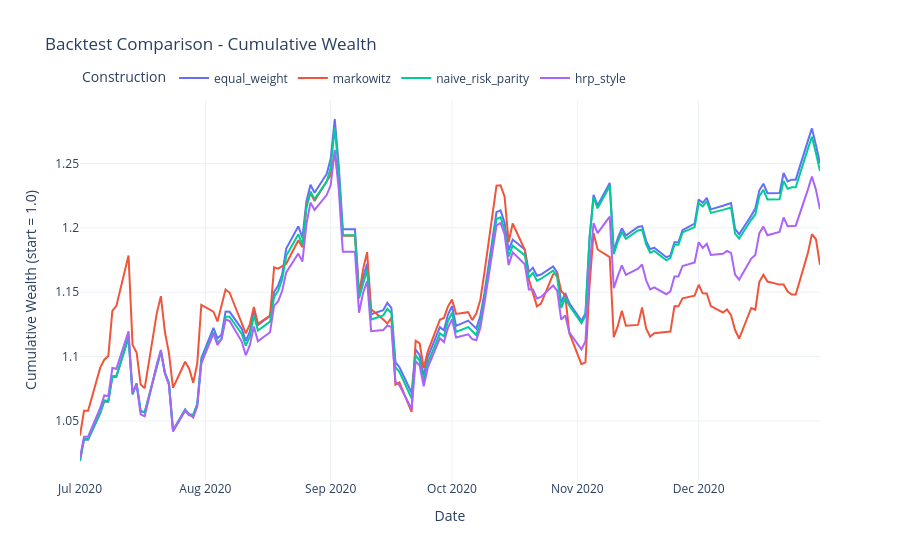

Notebook code for this chart:
### Markdown cell above
## 9. Save individual figures as HTML

### Code cell
viz.plot_weights_bar("markowitz", save_html=True)
viz.plot_backtest("markowitz", save_html=True)
viz.plot_mc_distribution("markowitz", save_html=True)
viz.plot_backtest_comparison(save_html=True)

### Figure 1 — Plotly figure (JSON) as saved in the notebook; plotly's stock layout.template omitted (floating-point values rounded to 4 significant figures; data arrays with more than 128 entries replaced by an {"elided": "..."} marker saying what was removed)
{"data": [{"connectgaps": false, "line": {"width": 2}, "mode": "lines", "name": "equal_weight", "type": "scatter", "x": {"elided": "132 str values"}, "y": {"elided": "132 float values"}}, {"connectgaps": false, "line": {"width": 2}, "mode": "lines", "name": "markowitz", "type": "scatter", "x": {"elided": "132 str values"}, "y": {"elided": "132 float values"}}, {"connectgaps": false, "line": {"width": 2}, "mode": "lines", "name": "naive_risk_parity", "type": "scatter", "x": {"elided": "132 str values"}, "y": {"elided": "132 float values"}}, {"connectgaps": false, "line": {"width": 2}, "mode": "lines", "name": "hrp_style", "type": "scatter", "x": {"elided": "132 str values"}, "y": {"elided": "132 float values"}}], "layout": {"hovermode": "x unified", "legend": {"orientation": "h", "title": {"text": "Construction"}, "x": 0, "xanchor": "left", "y": 1.02, "yanchor": "bottom"}, "title": {"text": "Backtest Comparison - Cumulative Wealth"}, "xaxis": {"title": {"text": "Date"}}, "yaxis": {"title": {"text": "Cumulative Wealth (start = 1.0)"}}}}
